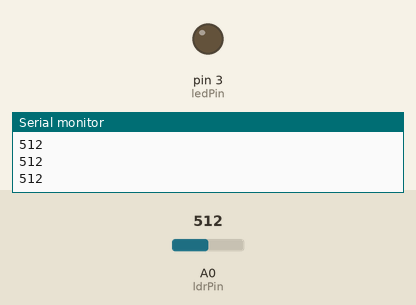
This sketch was run on a simulated Arduino Uno, built with avr-gcc and run on an emulated ATmega328P. On the bench: output pins drawn as LEDs (lit = HIGH), the last lines printed to the serial monitor. The test bench sets the inputs (shaded band); at power-on: A0 (ldrPin) = 512.

Above: at 1.2 s.
1.3 s: A0 (ldrPin) set to 490
At 2.5 s:
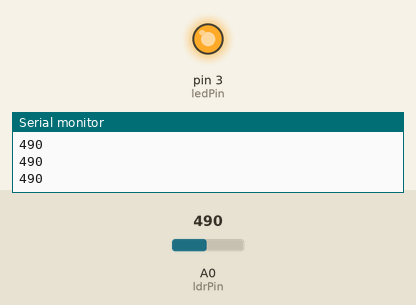
2.8 s: A0 (ldrPin) set to 510
At 4.0 s:
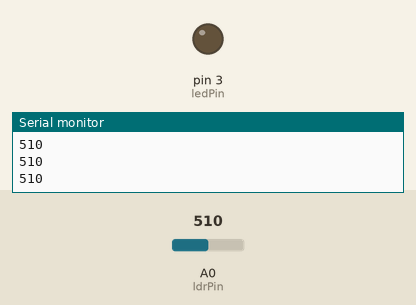
4.3 s: A0 (ldrPin) set to 306
At 5.3 s:
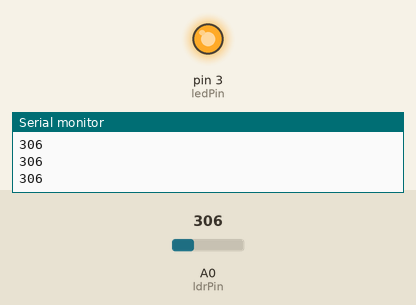
Timing chart, 0 to 7.3 s (numbered marks = the images above; inputs shaded):
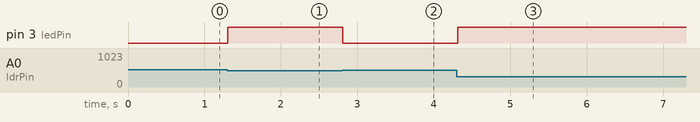

Measured:
- the behaviour switches between 500 and 499 on A0 (ldrPin) (found by bisection; images 0 and 1)
- after the input at 1.3 s, pin 3 (ledPin): LOW → HIGH at once
- after the input at 2.8 s, pin 3 (ledPin): HIGH → LOW at once
- after the input at 4.3 s, pin 3 (ledPin): LOW → HIGH at once

The sketch:

lightsensor.ino
```cpp
const int ldrPin = A0;
const int ledPin = 3;

void setup() {
  Serial.begin(9600);
  pinMode(ledPin, OUTPUT);
}

void loop() {
  int ldrValue = analogRead(ldrPin);
  Serial.println(ldrValue);

  if (ldrValue < 500) {
    digitalWrite(ledPin, HIGH);
  } else {
    digitalWrite(ledPin, LOW);
  }
  delay(100);
}
```
